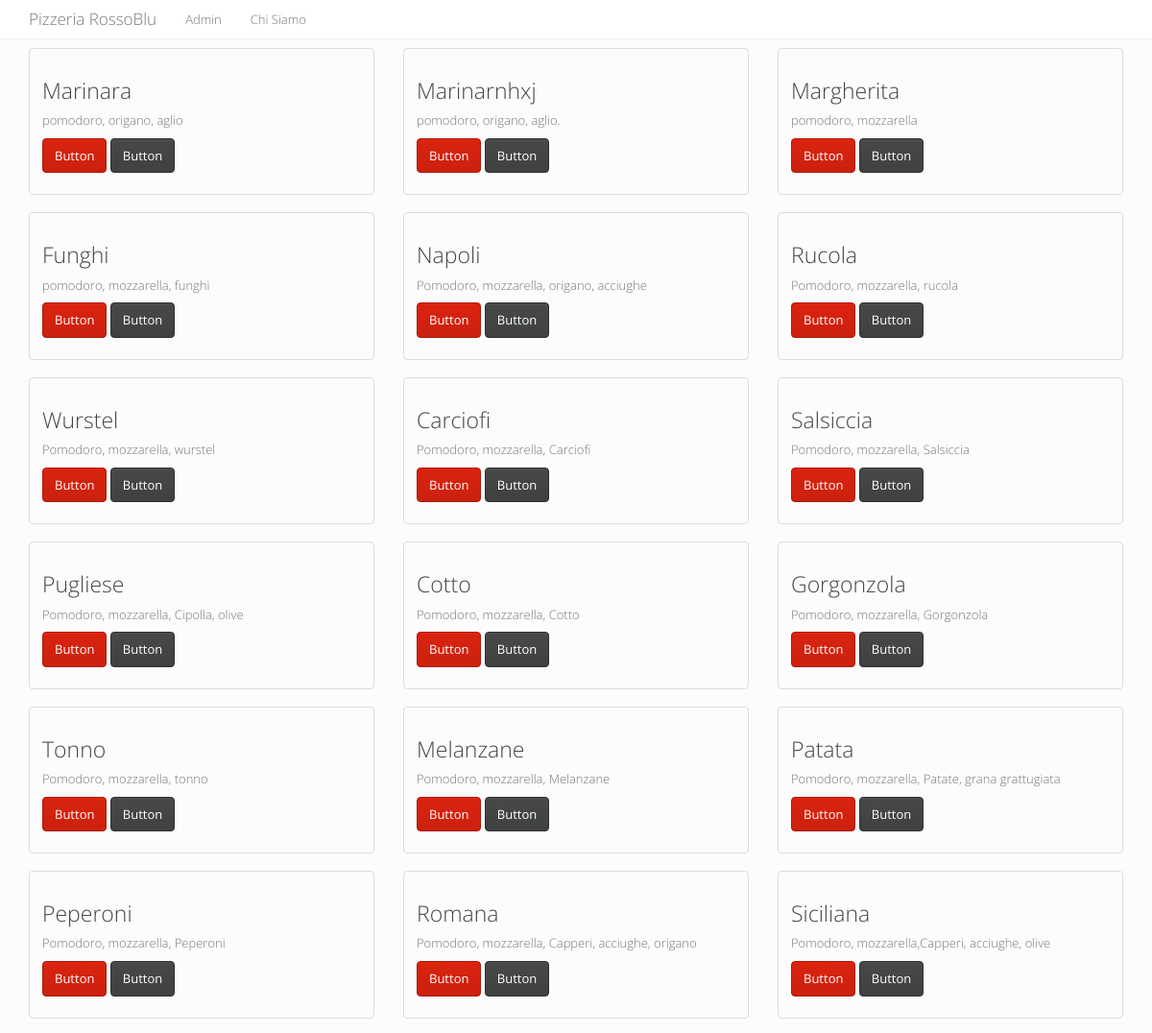
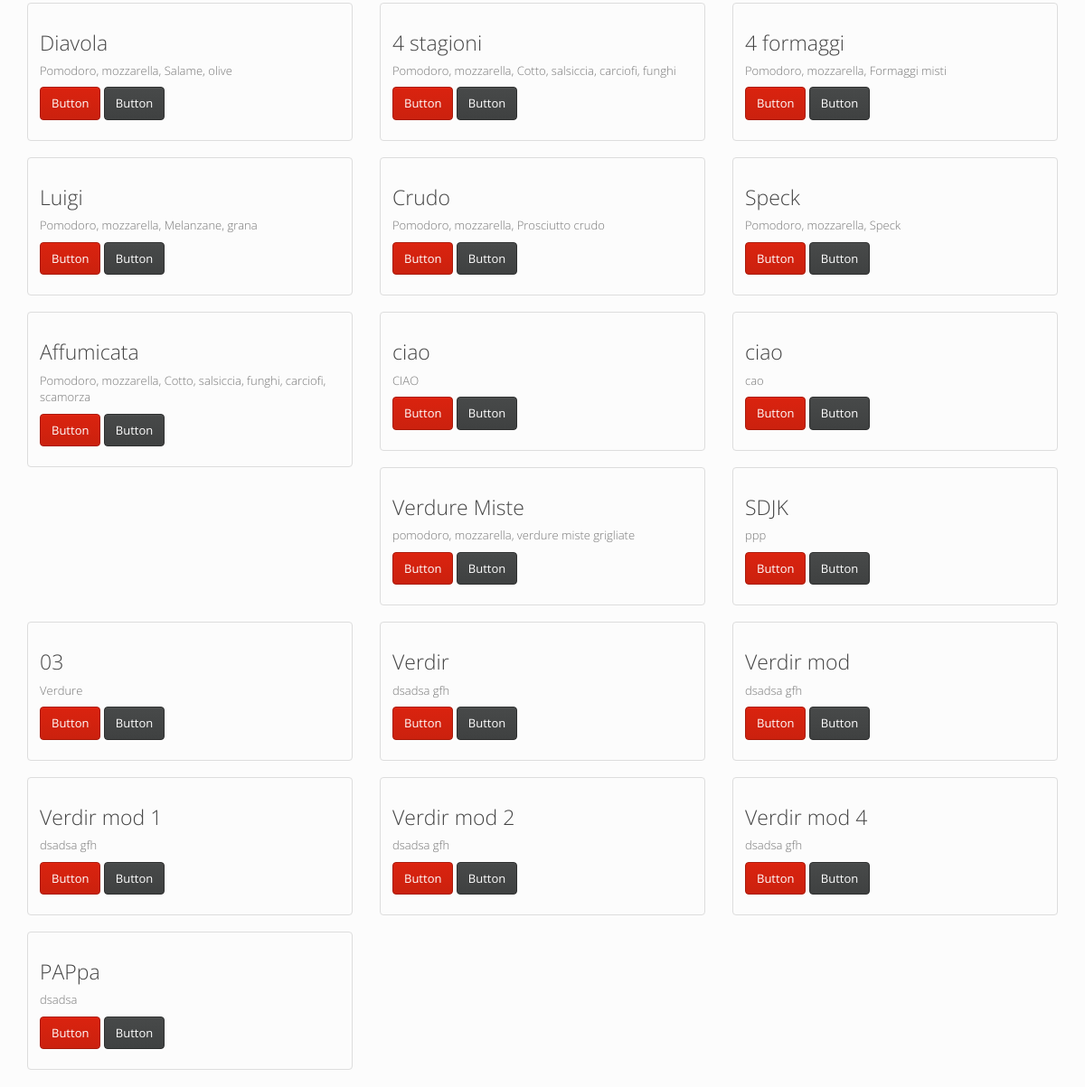
The app's page /prodotti-pizze.php with its own data (2 pictures, top to bottom).
### tables this page shows
CREATE TABLE IF NOT EXISTS `Pizze` (
  `id` int(11) NOT NULL AUTO_INCREMENT,
  `nome_pizza` varchar(255) NOT NULL,
  `ingredienti` varchar(1024) NOT NULL,
  `prezzo` float NOT NULL,
  PRIMARY KEY (`id`)
);

### db.php (called while the page is built, shortened)
<?php
class DB{
    private $dbHost     = "localhost";
    private $dbUsername = "username";
    private $dbPassword = "password";
    private $dbName     = "pizzeria";
    public function __construct(){
        if(!isset($this->db)){
            $conn = new mysqli($this->dbHost, $this->dbUsername, $this->dbPassword, $this->dbName);
            if($conn->connect_error){
                die("Failed to connect with MySQL: " . $conn->connect_error);
            }else{
                $this->db = $conn;
            }
        }
    }
    public function getRows($table,$conditions = array()){
        $sql = 'SELECT ';
        $sql .= array_key_exists("select",$conditions)?$conditions['select']:'*';
        $sql .= ' FROM '.$table;
        if(array_key_exists("order_by",$conditions)){
            $sql .= ' ORDER BY '.$conditions['order_by'];
        }
        $result = $this->db->query($sql);
        if(array_key_exists("return_type",$conditions) && $conditions['return_type'] != 'all'){
            switch($conditions['return_type']){
                case 'count':
                    $data = $result->num_rows;
                    break;
                case 'single':
                    $data = $result->fetch_assoc();
                    break;
                default:
                    $data = '';
            }
        }else{
            if($result->num_rows > 0){
                while($row = $result->fetch_assoc()){
                    $data[] = $row;
                }
            }
        }
        return !empty($data)?$data:false;
    }
}
?>

### prodotti-pizze.php (the view, shortened to what this page needs)
<!DOCTYPE html>
<html lang="en">
  <head>
    <link rel="stylesheet" href="/pizzeria/assets/css/bootstrap.min.css" media="screen">
    <link rel="stylesheet" href="/pizzeria/assets/css/style.css">
  </head>
  <body>
<?php
$homedir = substr($_SERVER['SCRIPT_FILENAME'],0,-strlen($_SERVER['SCRIPT_NAME']) );
require_once  $homedir.'/pizzeria/db.php';
$db = new DB();
$pizze = $db->getRows('Pizze',array('order_by'=>'prezzo'));
?>
  <?php
  include $homedir.'/pizzeria/menu.php';
  ?>
  <body>
<div class="container" id="page-content">
    <div class="row">
    <?php if(!empty($pizze)): $count = 0; foreach($pizze as $pizza): $count++; ?>
    <div class="col-sm-6 col-md-4">
        <div class="thumbnail">
                <div class="caption">
                    <h3><?php echo $pizza['nome_pizza']; ?></h3>
                    <p><?php echo $pizza['ingredienti']; ?></p>
                    <p><a href="#" class="btn btn-primary" role="button">Button</a> <a href="#" class="btn btn-default" role="button">Button</a></p>
                </div>
        </div>
    </div>
    <?php endforeach; else: ?>
<?php endif; ?>
    </div>
</div>
  </body>
</html>

### menu.php (shortened to what this page needs)
<div class="navbar navbar-default navbar-fixed-top">
  <div class="container">
    <div class="navbar-header">
      <a href="/pizzeria" class="navbar-brand">Pizzeria RossoBlu</a>
    </div>
    <div class="navbar-collapse collapse" id="navbar-main">
      <ul class="nav navbar-nav">
        <li><a href="/pizzeria/admin">Admin</a></li>
        <li>
          <a href="/pizzeria/chisiamo.php">Chi Siamo</a>
        </li>
      </ul>
    </div>
  </div>
</div>

### assets/css/style.css (style rules this page uses)
#page-content { margin-top:50px; }

### records on screen
pizze: nome_pizza "Marinara", ingredienti "pomodoro, origano, aglio"
pizze: nome_pizza "Marinarnhxj", ingredienti "pomodoro, origano, aglio."
pizze: nome_pizza "Margherita", ingredienti "pomodoro, mozzarella"
pizze: nome_pizza "Funghi", ingredienti "pomodoro, mozzarella, funghi"
pizze: nome_pizza "Napoli", ingredienti "Pomodoro, mozzarella, origano, acciughe"
pizze: nome_pizza "Rucola", ingredienti "Pomodoro, mozzarella, rucola"
pizze: nome_pizza "Wurstel", ingredienti "Pomodoro, mozzarella, wurstel"
pizze: nome_pizza "Carciofi", ingredienti "Pomodoro, mozzarella, Carciofi"
pizze: nome_pizza "Salsiccia", ingredienti "Pomodoro, mozzarella, Salsiccia"
pizze: nome_pizza "Pugliese", ingredienti "Pomodoro, mozzarella, Cipolla, olive"
pizze: nome_pizza "Cotto", ingredienti "Pomodoro, mozzarella, Cotto"
pizze: nome_pizza "Gorgonzola", ingredienti "Pomodoro, mozzarella, Gorgonzola"
pizze: nome_pizza "Tonno", ingredienti "Pomodoro, mozzarella, tonno"
pizze: nome_pizza "Melanzane", ingredienti "Pomodoro, mozzarella, Melanzane"
pizze: nome_pizza "Patata", ingredienti "Pomodoro, mozzarella, Patate, grana grattugiata"
pizze: nome_pizza "Peperoni", ingredienti "Pomodoro, mozzarella, Peperoni"
pizze: nome_pizza "Romana", ingredienti "Pomodoro, mozzarella, Capperi, acciughe, origano"
pizze: nome_pizza "Siciliana", ingredienti "Pomodoro, mozzarella,Capperi, acciughe, olive"
pizze: nome_pizza "Diavola", ingredienti "Pomodoro, mozzarella, Salame, olive"
pizze: nome_pizza "4 stagioni", ingredienti "Pomodoro, mozzarella, Cotto, salsiccia, carciofi, funghi"
pizze: nome_pizza "4 formaggi", ingredienti "Pomodoro, mozzarella, Formaggi misti"
pizze: nome_pizza "Luigi", ingredienti "Pomodoro, mozzarella, Melanzane, grana"
pizze: nome_pizza "Crudo", ingredienti "Pomodoro, mozzarella, Prosciutto crudo"
pizze: nome_pizza "Speck", ingredienti "Pomodoro, mozzarella, Speck"
pizze: nome_pizza "Affumicata", ingredienti "Pomodoro, mozzarella, Cotto, salsiccia, funghi, carciofi, scamorza"
pizze: nome_pizza "ciao", ingredienti "CIAO"
pizze: nome_pizza "ciao", ingredienti "cao"
pizze: nome_pizza "Verdure Miste", ingredienti "pomodoro, mozzarella, verdure miste grigliate"
pizze: nome_pizza "SDJK", ingredienti "ppp"
pizze: nome_pizza "03", ingredienti "Verdure"
pizze: nome_pizza "Verdir", ingredienti "dsadsa gfh"
pizze: nome_pizza "Verdir mod", ingredienti "dsadsa gfh"
pizze: nome_pizza "Verdir mod 1", ingredienti "dsadsa gfh"
pizze: nome_pizza "Verdir mod 2", ingredienti "dsadsa gfh"
pizze: nome_pizza "Verdir mod 4", ingredienti "dsadsa gfh"
pizze: nome_pizza "PAPpa", ingredienti "dsadsa"
